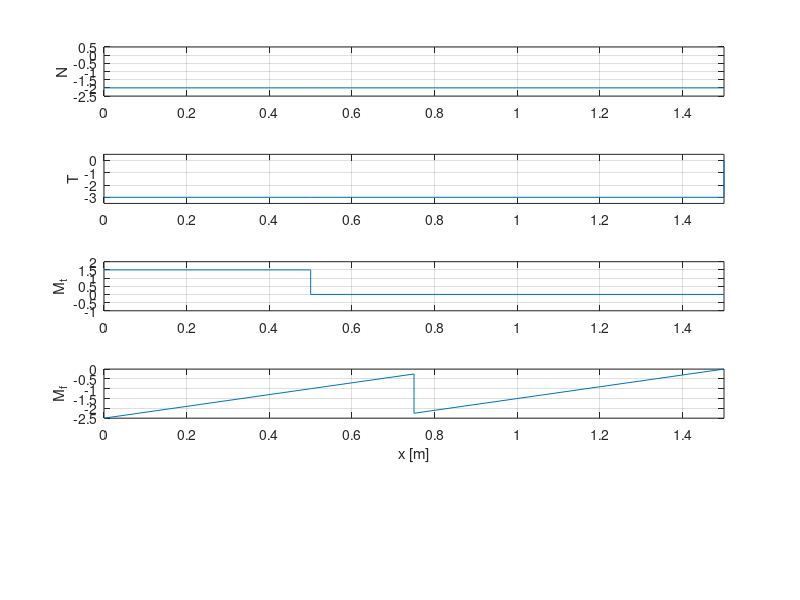

This chart was generated by the following MATLAB code: (Note: this script raises an error after producing the figure.)
%{
    Realizzare un codice che calcoli le reazioni vincolari e l'andamento delle azioni interne nel caso della trave
    di figura. Si assumano valori a piacere per i moduli delle forze e delle coppie, cosiccome per la geometria
    della trave, a sezione rettangolare.

    La trave deve poter essere caricata con un numero generico di coppie flettenti e torcenti, da poter
    prescrivere ad inizio codice.

    Il codice dovrà inoltre calcolare la tensione equivalente in ogni punto della trave, utilizzando il criterio di
    resistenza di Huber – von Mises.

    Il codice dovrà inoltre produrre due grafici: uno relativo all'andamento delle azioni interne ed uno
    all'andamento della tensione equivalente.
%}



%% Variabili

% --- Parametri trave rettangolare
L = 1.5; % Lunghezza trave (metri)
h = 0.3; % Altezza sezione trave
b = 0.2; % Larghezza sezione trave

% --- Forze e rispettivi punti di applicazione
T = [0, -3, 0]'; % Forza T
P_T = [L, 0, 0]';
N = [-2, 0, 0]'; % Forza N
P_N = [L, 0, 0]';
Z = [0, 0, 0]'; % Forza lungo z (0)
P_Z = [0, 0, 0]';
F = [T, N, Z];
P_F = [P_T, P_N, P_Z];

% --- Momenti prodotti dalle forze
[m, n] = size(F)
M_e = zeros(3,n);
for i = 1:n
    M_e(:, i) = cross(P_F(:, i), F(:, i));
end

% --- Momenti flettenti e rispettivi punti di applicazione
MF1 = [0, 0, 2]';
MT1 = [1.5, 0, 0]';
P_MF1 = [L/2, 0, 0]';
P_MT1 = [L/3, 0, 0]';
M = [MF1, MT1];
P_M = [P_MF1, P_MT1];

% --- Forza e momento totale
F_tot = [0, 0, 0]';
M_tot = [0, 0, 0]';

for i=1:n
    F_tot = F_tot + F(:, i);
    M_tot = M_tot + M_e(:, i);
end

[m, n] = size(M);
for i=1:n
    M_tot = M_tot + M(:, i);
end

%% Calcolo reazioni vincolari e momenti
R_x = -N;
R_y = -T;
R_z = [0, 0, 0]';
R = [R_x, R_y, R_z];
P_R = zeros(3, 3); % <- Tutte le reaz. vinc. sono applicati a x = 0
Mr = -M_tot;


%% Calcolo andamento azioni interne
% Costruiamo una matrice di 9 righe come segue:
% 1-2-3 -> Componenti delle forze + zeri necessari
% 4-5-6 -> Punti di applicazione di forze e momenti
% 6-7-8 -> Momenti + zeri necessari
Forces = [F, R];
Moments = [M, Mr];
Points = [P_F, P_R, P_M, [0,0,0]'];
[m_forces, n_forces] = size(Forces);
[m_moments, n_moments] = size(Moments);
[m_points, n_points] = size(Points);
Zeros_for_forces = zeros(3, n_points - n_forces);
Zeros_for_moments = zeros(3, n_points - n_moments);
Unordered_actions = [Forces, Zeros_for_forces; Points; Zeros_for_moments, Moments];
Actions = sortrows(Unordered_actions', 4)';

% Algoritmo
S = []; % Array con le varie x in cui agiscono le forze
W_F = []; % Matrice 3xn con [N; Ty; Tz]
W_M = []; % Matrice 3xn con [Mt; My; Mz]

[m, n] = size(Actions);
i = 1;
j = 1;
while i<n
    
    % Spostiamo avanti i per includere le azioni che agiscono alla stessa
    % distanza x
    while (i < n-1  && Actions(4,i+1) == Actions(4,i))
        i = i+1;
    end

    % Registriamo la x corrente (che verrà usata per i plot)
    S(j)=Actions(4,i);

    % Setup delle matrici che conterranno le forze e i momenti agenti nel
    % segmento considerato
    W_F(1:3,j) = [0,0,0]'; % Risultante forze interne
    W_M(1:3,j) = [0,0,0]'; % Risultante momenti

    % Somma tutte le forze applicate dall'inizio dell'albero alla x
    % considerata (es al primo ciclo tutte le forze a x = 0) e calcola le
    % corrispettive forze e momenti interni da esercitare per equilibrare
    for k = 1:i
        W_F(1:3,j) = W_F(1:3,j) - Actions(1:3,k);
        W_M(1:3,j) = W_M(1:3,j) - cross(Actions(4:6,k)-[S(j);0;0],Actions(1:3,k)) - Actions(7:9, k);
    end

    % Il blocco sopra ha calcolato lo sforzo appena dopo la x considerata.
    % Nonostante il taglio rimanga costante fino alla prossima x
    % considerata, il momento flettente varia linearmente. Per questo ci
    % posizioniamo alla x successiva (S(J) = Actions(4, i+1)). W_M potrebbe
    % cambiare, siccome il braccio è cambiato.
    if i<=n
        j = j+1;
        S(j)=Actions(4,i+1);%ascissa
        W_F(1:3,j) = [0,0,0]'; % Risultante forze interne
        W_M(1:3,j) = [0,0,0]'; % Risultante momenti

        for k = 1:i
            W_F(1:3,j) = W_F(1:3,j) - Actions(1:3,k);
            W_M(1:3,j) = W_M(1:3,j) - cross(Actions(4:6,k)-[S(j);0;0],Actions(1:3,k)) - Actions(7:9, k);
        end        
    end

    % re-itera il ciclo
    i = i+1;
    j = j+1;

end

%% Plot azioni interne

% Sforzo normale
subplot(5,1,1)

plot(S, W_F(1,:))
grid on
box on
xlim([0 L])
ylim([-2.5 0.5])
ylabel('N')


% Taglio
subplot(5,1,2)
plot(S, W_F(2,:));
grid on
box on
xlim([0 L])
ylim([-3.5 0.5])
ylabel('T')

% Momento torcente
subplot(5,1,3)
plot(S, W_M(1,:))
grid on
box on
xlim([0 L])
ylim([-1 2])
ylabel('M_t')

% Momento flettente
subplot(5,1,4)
plot(S, W_M(3,:))
grid on
box on
xlim([0 L])
ylabel('M_f')

xlabel('x [m]')
sgtitle('Andamento delle azioni interne')


%% Calcolo tensioni equivalenti
area = b*h;

% Inerzie
Jy = h*b^3/12;
Jz = b*h^3/12;

% Formule: slide 87

% --- Tensione normale ---
% sigma_x = Sforzo normale + flessione retta da Mz
sigma_x = abs(W_F(1, :)) / area + abs(W_M(3, :)) / Jz * h/2;

% --- Tensione tangenziale ---
% Taglio dovuto al taglio:
% b(y) è costante.
% da file:///Users/nic/Downloads/Soluzione%20esame%2017_07_2024%20(2).pdf,
% per una sezione rettangolare si ha Jp.
% y è massima a y = 0.
% (caso piu generico)
tau_taglio = 6 / (b * h^3) * h^2 / 4 * abs(W_F(2, :));

% Taglio dovuto alla torsione
% Come si calcola?? Andrebbe poi aggiunto a tau_taglio per avere tau
% Da internet
% (https://huginn.eng.umd.edu/ebooks/ENES220_2018/resources/_pdfs_/Chapter_4_rev_1_5th_ed_9_10_2016_25.pdf)
% si ha che tau_max = Mt/Jt con Jt = alpha * a * b^2
% e 
% con a lato piu lungo, b lato piu corto, alpha valore dipendente dal rapporto tra i due
alpha =  0.3334 - 0.1904*(b/h) - 0.2574*(b/h)^2 + 1.0255*(b/h)^3 - 1.0946*(b/h)^4 + 0.3916*(b/h)^5; % Formula dal sito
tau_torsione = abs(W_M(1, :)) / (alpha * h * b^2);

tau = tau_taglio + tau_torsione;
% Massima tensione tangenziale
sigma_eq = sqrt(sigma_x.^2 + 3*tau.^2)/1e6; % <- MPa

subplot(5,1,5)
plot(S, sigma_eq)
grid on
box on
xlim([0 L])
ylabel('sigma_eq')
